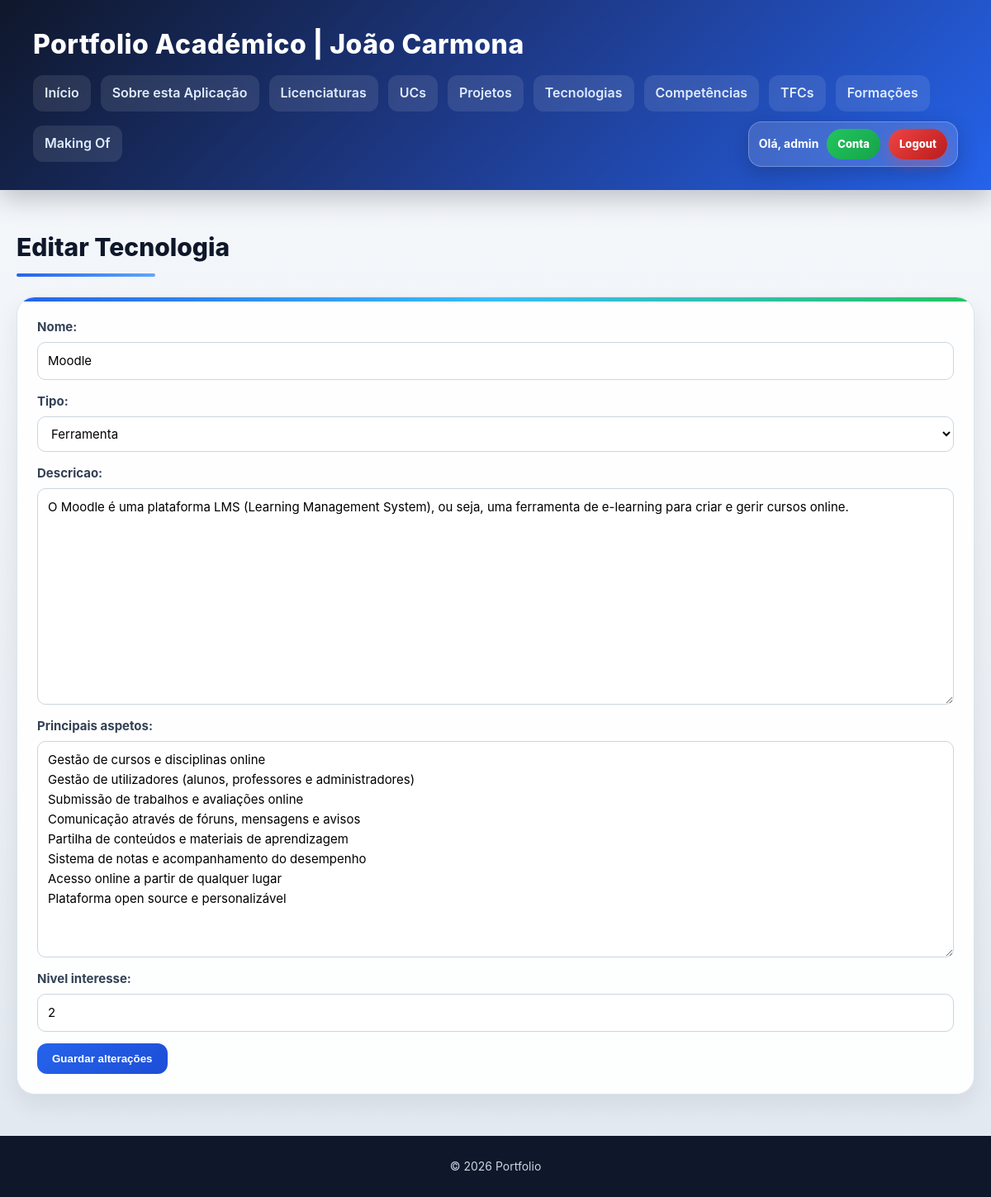
The app's page /portfolio/tecnologias/editar/1/ (signed in) with its own data.
### portfolio/models.py (models this page shows, shortened)
class Tecnologia(models.Model):
    TIPO_CHOICES = [('linguagem','Linguagem'),('framework','Framework'),('bd','Base de Dados'),('ferramenta','Ferramenta'),('outra','Outra')]
    nome = models.CharField(max_length=100)
    tipo = models.CharField(max_length=20,choices=TIPO_CHOICES,default='outra')
    descricao = models.TextField(blank=True)
    principais_aspetos = models.TextField(blank=True)
    nivel_interesse = models.IntegerField(default=3)

### portfolio/views.py (the view)
# urls.py: path('tecnologias/editar/<int:tecnologia_id>/', views.editar_tecnologia_view, name='editar_tecnologia'),
@login_required
def editar_tecnologia_view(request, tecnologia_id):
    tecnologia = get_object_or_404(Tecnologia, id=tecnologia_id)
    if request.method == 'POST':
        form = TecnologiaForm(request.POST, request.FILES, instance=tecnologia)
        if form.is_valid():
            form.save()
            return redirect('tecnologias')
    else:
        form = TecnologiaForm(instance=tecnologia)
    return render(request, 'criacao/editar_tecnologia.html', {'form': form, 'tecnologia': tecnologia})

### portfolio/forms.py
class TecnologiaForm(forms.ModelForm):
    class Meta:
        model = Tecnologia
        fields = [
            'nome',
            'tipo',
            'descricao',
            'principais_aspetos',
            'nivel_interesse'
        ]

### portfolio/templates/criacao/editar_tecnologia.html (shortened to what this page needs)
{% extends "portfolio/base.html" %}
{% block content %}
<h2>Editar Tecnologia</h2>
<section>
    <article>
        <form method="POST" enctype="multipart/form-data">
            {{ form.as_p }}
            <button type="submit">Guardar alterações</button>
        </form>
    </article>
</section>
{% endblock %}

### portfolio/templates/portfolio/base.html (shortened to what this page needs)
{% load static %}
<!DOCTYPE html>
<html lang="pt">
<head>
    <link rel="stylesheet" href="{% static 'portfolio/styles.css' %}">
</head>
<body>
    <header>
        <h1>Portfolio Académico | João Carmona</h1>
        <nav>
            <a href="{% url 'home' %}">Início</a>
            <a href="{% url 'sobre' %}">Sobre esta Aplicação</a>
            <a href="{% url 'licenciaturas' %}">Licenciaturas</a>
            <a href="{% url 'ucs' %}">UCs</a>
            <a href="{% url 'projetos' %}">Projetos</a>
            <a href="{% url 'tecnologias' %}">Tecnologias</a>
            <a href="{% url 'competencias' %}">Competências</a>
            <a href="{% url 'tfcs' %}">TFCs</a>
            <a href="{% url 'formacoes' %}">Formações</a>
            <a href="{% url 'makingof' %}">Making Of</a>
            {% if request.user.is_authenticated %}
                <div class="auth-box">
                    <span>Olá, {{ request.user.username }}</span>
                    <a href="{% url 'user' %}" class="btn-user">
                    Conta
                    </a>
                    <a href="{% url 'logout' %}" class="btn-logout">
                    Logout
                    </a>
                </div>
            {% else %}
                <a href="{% url 'login' %}" class="btn-login">
                Login
                </a>
            {% endif %}
        </nav>
    </header>
    <main>
        {% block content %}
        {% endblock %}
    </main>
    <footer>
        <p>&copy; 2026 Portfolio</p>
    </footer>
</body>
</html>

### portfolio/static/portfolio/styles.css (style rules this page uses)
* { box-sizing: border-box; margin: 0; padding: 0; }
body { font-family: "Inter", "Segoe UI", system-ui, -apple-system, sans-serif; background: linear-gradient(180deg, #f8fafc 0%, #e2e8f0 100%); color: #0f172a; line-height: 1.6; min-height: 100vh; }
body > header { background: linear-gradient(135deg, #0f172a, #1e3a8a, #2563eb); color: white; padding: 28px 40px; box-shadow: 0 10px 30px rgba(15, 23, 42, 0.25); position: sticky; top: 0; z-index: 10; }
body > header h1 { font-size: 32px; font-weight: 800; letter-spacing: 0.5px; margin-bottom: 12px; }
body > header nav { display: flex; flex-wrap: wrap; gap: 12px; }
body > header nav a { color: #e0ecff; text-decoration: none; font-weight: 600; padding: 9px 14px; border-radius: 12px; background: rgba(255, 255, 255, 0.10); transition: all 0.25s ease; backdrop-filter: blur(4px); }
main { max-width: 1200px; margin: 45px auto; padding: 0 20px; }
h2 { font-size: 30px; font-weight: 800; margin-bottom: 24px; color: #0f172a; position: relative; display: inline-block; }
h2::after { content: ""; display: block; width: 65%; height: 4px; background: linear-gradient(90deg, #2563eb, #60a5fa); border-radius: 999px; margin-top: 8px; }
section { display: grid; gap: 22px; }
section > article { background: rgba(255, 255, 255, 0.94); border: 1px solid #dbe4ee; border-radius: 22px; padding: 24px; box-shadow: 0 12px 28px rgba(15, 23, 42, 0.08); transition: all 0.28s ease; position: relative; overflow: hidden; }
section > article::before { content: ""; position: absolute; inset: 0 0 auto 0; height: 5px; background: linear-gradient(90deg, #2563eb, #38bdf8, #22c55e); }
article p { color: #334155; font-size: 15px; }
a { color: #2563eb; text-decoration: none; transition: color 0.2s ease; }
form { display: grid; gap: 14px; }
form p { display: grid; gap: 6px; }
form label { font-weight: 700; color: #334155; }
form input, form textarea, form select { width: 100%; padding: 10px 12px; border: 1px solid #cbd5e1; border-radius: 10px; font: inherit; background: white; }
form button { justify-self: start; background: linear-gradient(135deg, #2563eb, #1d4ed8); color: white; padding: 11px 18px; border-radius: 12px; font-weight: 700; border: none; cursor: pointer; transition: all 0.25s ease; }
footer { text-align: center; padding: 26px; background: #0f172a; color: #cbd5e1; margin-top: 50px; font-size: 14px; }
body > header nav { align-items: center; }
.auth-box { display: flex; align-items: center; gap: 10px; margin-left: auto; padding: 8px 12px; border-radius: 16px; background: rgba(255, 255, 255, 0.14); border: 1px solid rgba(255, 255, 255, 0.25); box-shadow: 0 8px 24px rgba(15, 23, 42, 0.25); backdrop-filter: blur(8px); }
.auth-box span { color: white; font-size: 14px; font-weight: 700; }
.btn-user { background: linear-gradient(135deg, #22c55e, #16a34a) !important; color: white !important; padding: 8px 13px !important; border-radius: 999px !important; font-size: 13px; font-weight: 800; text-decoration: none; }
.btn-logout { background: linear-gradient(135deg, #ef4444, #b91c1c) !important; color: white !important; padding: 8px 13px !important; border-radius: 999px !important; font-size: 13px; font-weight: 800; text-decoration: none; box-shadow: 0 6px 16px rgba(239, 68, 68, 0.35); }

### records on screen
Tecnologia: nome "Moodle", tipo "Ferramenta", descricao "O Moodle é uma plataforma LMS (Learning Management System), ou seja, uma ferramenta de e-learning para criar e gerir cursos online.", principais_aspetos "Gestão de cursos e disciplinas online Gestão de utilizadores (alunos, professores e administradores) Submissão de trabalhos e avaliações online Comunicação através de fóruns, mensagens e avisos Partilha de conteúdos e materiais de aprendizagem Sistema de notas e acompanhamento do desempenho Acesso online a partir de qualquer lugar Plataforma open source e personalizável", nivel_interesse "2"

### other values on screen
{{ request.user.username }} "admin"
